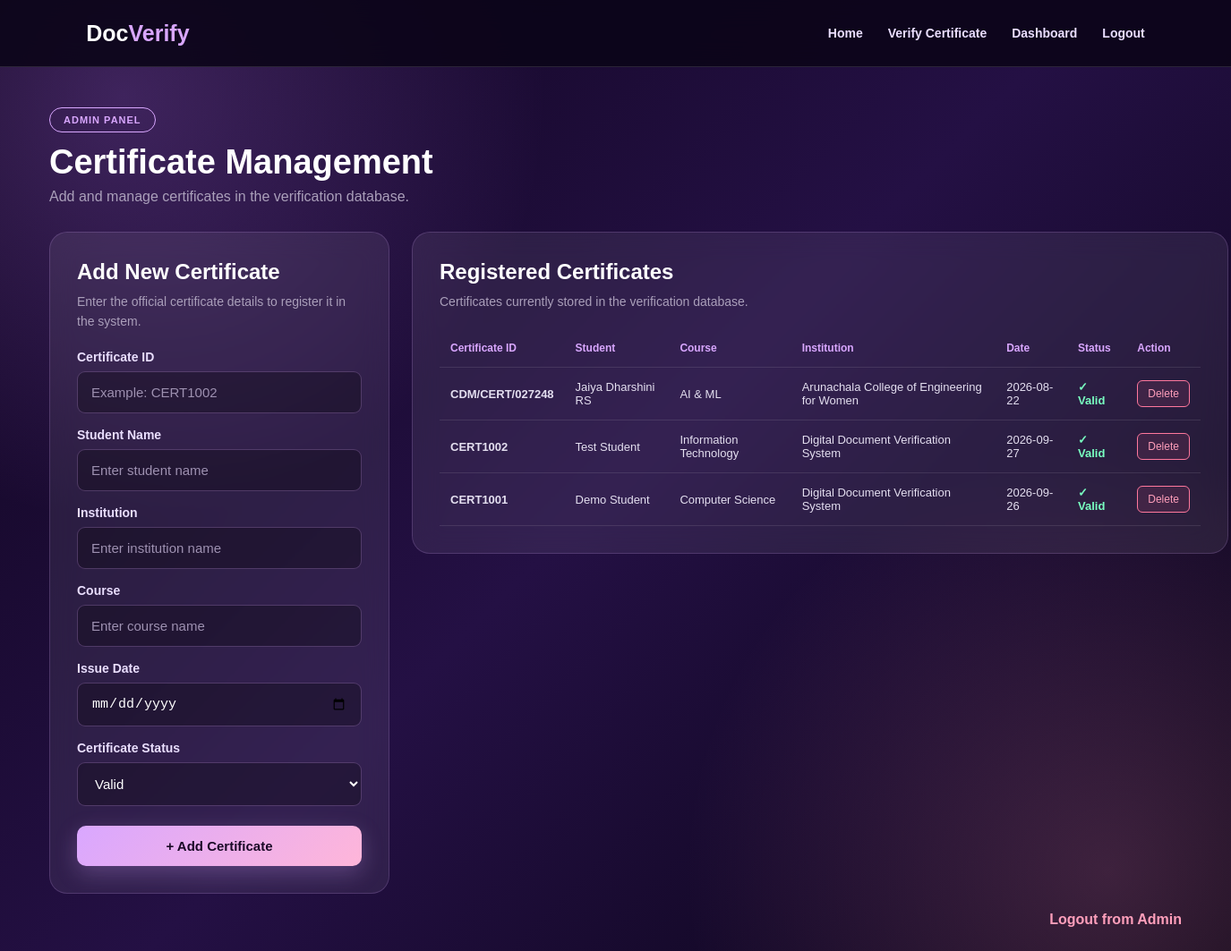
Screenshot of /admin/dashboard (signed in) with the database file from the repository.
### tables this page shows
CREATE TABLE certificates (
            id INTEGER PRIMARY KEY AUTOINCREMENT,
            certificate_id TEXT UNIQUE NOT NULL,
            student_name TEXT NOT NULL,
            course TEXT NOT NULL,
            institution TEXT NOT NULL,
            issue_date TEXT NOT NULL,
            status TEXT NOT NULL DEFAULT 'Valid'
        );

### app.py (the view)
@app.route("/admin/dashboard")
def admin_dashboard():
    if not session.get("admin_logged_in"):
        return redirect(url_for("admin_login"))
    certificates = get_all_certificates()
    return render_template(
        "admin_dashboard.html",
        certificates=certificates
    )

### app.py (called while the page is built)
def get_db_connection():
    conn = sqlite3.connect(DB_PATH)
    conn.row_factory = sqlite3.Row
    return conn

def get_all_certificates():
    conn = get_db_connection()
    cursor = conn.cursor()
    cursor.execute("""
        SELECT *
        FROM certificates
        ORDER BY id DESC
    """)
    certificates = cursor.fetchall()
    conn.close()
    return certificates

### templates/admin_dashboard.html (shortened to what this page needs)
<!DOCTYPE html>
<html lang="en">
<head>
    <link rel="stylesheet" href="{{ url_for('static', filename='style.css') }}">
</head>
<body>
    <nav>
        <div class="logo">
            Doc<span>Verify</span>
        </div>
        <div class="nav-links">
            <a href="{{ url_for('home') }}">Home</a>
            <a href="{{ url_for('verify') }}">Verify Certificate</a>
            <a href="{{ url_for('admin_dashboard') }}">Dashboard</a>
            <a href="{{ url_for('admin_logout') }}">Logout</a>
        </div>
    </nav>
    <main class="dashboard-container">
        <div class="dashboard-header">
            <div>
                <span class="dashboard-badge">
                    ADMIN PANEL
                </span>
                <h1>Certificate Management</h1>
                <p>
                    Add and manage certificates in the
                    verification database.
                </p>
            </div>
        </div>
        <div class="dashboard-grid">
            <div class="admin-card">
                <h2>Add New Certificate</h2>
                <p class="card-description">
                    Enter the official certificate details
                    to register it in the system.
                </p>
                <form
                    method="POST"
                    action="{{ url_for('add_certificate') }}"
                >
                    <label for="certificate_id">
                        Certificate ID
                    </label>
                    <input
                        type="text"
                        id="certificate_id"
                        name="certificate_id"
                        placeholder="Example: CERT1002"
                        required
                    >
                    <label for="student_name">
                        Student Name
                    </label>
                    <input
                        type="text"
                        id="student_name"
                        name="student_name"
                        placeholder="Enter student name"
                        required
                    >
                    <label for="institution">
                        Institution
                    </label>
                    <input
                        type="text"
                        id="institution"
                        name="institution"
                        placeholder="Enter institution name"
                        required
                    >
                    <label for="course">
                        Course
                    </label>
                    <input
                        type="text"
                        id="course"
                        name="course"
                        placeholder="Enter course name"
                        required
                    >
                    <label for="issue_date">
                        Issue Date
                    </label>
                    <input
                        type="date"
                        id="issue_date"
                        name="issue_date"
                        required
                    >
                    <label for="status">
                        Certificate Status
                    </label>
                    <select
                        id="status"
                        name="status"
                    >
                        <option value="Valid">
                            Valid
                        </option>
                    </select>
                    <button
                        type="submit"
                        class="primary-btn"
                    >
                        + Add Certificate
                    </button>
                </form>
            </div>
            <div class="admin-card">
                <h2>Registered Certificates</h2>
                <p class="card-description">
                    Certificates currently stored in the
                    verification database.
                </p>
                {% if certificates %}
                <div class="table-wrapper">
                    <table>
                        <thead>
                            <tr>
                                <th>Certificate ID</th>
                                <th>Student</th>
                                <th>Course</th>
                                <th>Institution</th>
                                <th>Date</th>
                                <th>Status</th>
                                <th>Action</th>
                            </tr>
                        </thead>
                        <tbody>
                            {% for certificate in certificates %}
                            <tr>
                                <td>
                                    <strong>
                                        {{ certificate["certificate_id"] }}
                                    </strong>
                                </td>
                                <td>
                                    {{ certificate["student_name"] }}
                                </td>
                                <td>
                                    {{ certificate["course"] }}
                                </td>
                                <td>
                                    {{ certificate["institution"] }}
                                </td>
                                <td>
                                    {{ certificate["issue_date"] }}
                                </td>
                                <td>
                                    {% if certificate["status"] == "Valid" %}
                                    <span class="status-valid">
                                        ✓ Valid
                                    </span>
                                    {% else %}
                                    <span class="status-invalid">
                                        ✕ Revoked
                                    </span>
                                    {% endif %}
                                </td>
                                <td>
                                    <a
                                        href="{{ url_for(
                                            'delete_certificate',
                                            certificate_id=certificate['id']
                                        ) }}"
                                        class="delete-btn"
                                        onclick="return confirm('Are you sure you want to delete this certificate?');"
                                    >
                                        Delete
                                    </a>
                                </td>
                            </tr>
                            {% endfor %}
                        </tbody>
                    </table>
                </div>
                {% endif %}
            </div>
        </div>
        <div class="dashboard-footer">
            <a
                href="{{ url_for('admin_logout') }}"
                class="logout-btn"
            >
                Logout from Admin
            </a>
        </div>
    </main>
</body>
</html>

### static/style.css (style rules this page uses)
* { margin: 0; padding: 0; box-sizing: border-box; }
body { font-family: Arial, Helvetica, sans-serif; min-height: 100vh; color: #ffffff; background: radial-gradient(circle at 10% 10%, rgba(190, 120, 255, 0.25), transparent 30%), radial-gradient(circle at 90% 90%, rgba(255, 145, 190, 0.20), transparent 30%), linear-gradient(135deg, #10051f, #241044 50%, #080313); }
nav { height: 75px; width: 100%; display: flex; align-items: center; justify-content: space-between; padding: 0 7%; background: rgba(12, 5, 25, 0.90); border-bottom: 1px solid rgba(255, 255, 255, 0.12); backdrop-filter: blur(15px); }
.logo { font-size: 25px; font-weight: 800; color: white; }
.logo span { color: #d9a7ff; }
.nav-links { display: flex; gap: 28px; }
.nav-links a { color: #eadfff; text-decoration: none; font-size: 14px; font-weight: 600; transition: 0.3s; }
.primary-btn, .secondary-btn { display: inline-block; padding: 14px 26px; border-radius: 10px; text-decoration: none; font-size: 15px; font-weight: bold; cursor: pointer; transition: 0.3s; }
.primary-btn { border: none; background: linear-gradient(135deg, #d9a7ff, #ffb6d9); color: #1a0927; box-shadow: 0 8px 25px rgba(217, 167, 255, 0.25); }
form { text-align: left; }
form label { display: block; margin: 16px 0 8px; color: #eadfff; font-weight: 600; font-size: 14px; }
form input, form select { width: 100%; padding: 14px 15px; border-radius: 9px; border: 1px solid rgba(217, 167, 255, 0.25); background: rgba(0, 0, 0, 0.28); color: white; outline: none; font-size: 15px; }
form input::placeholder { color: #9e91b1; }
form select option { color: #111; }
form .primary-btn { width: 100%; margin-top: 22px; }
.dashboard-container { width: 92%; max-width: 1400px; margin: 45px auto; }
.dashboard-header { margin-bottom: 30px; }
.dashboard-badge { display: inline-block; color: #d9a7ff; border: 1px solid #d9a7ff; padding: 7px 15px; border-radius: 20px; font-size: 11px; font-weight: bold; letter-spacing: 1px; margin-bottom: 12px; }
.dashboard-header h1 { font-size: 38px; margin-bottom: 8px; }
.dashboard-header p { color: #aa9fba; }
.dashboard-grid { display: grid; grid-template-columns: 380px 1fr; gap: 25px; align-items: start; }
.admin-card { padding: 30px; border-radius: 20px; background: rgba(255, 255, 255, 0.075); border: 1px solid rgba(217, 167, 255, 0.18); backdrop-filter: blur(15px); }
.admin-card h2 { margin-bottom: 8px; }
.card-description { color: #aa9fba; font-size: 14px; line-height: 1.6; margin-bottom: 20px; }
.table-wrapper { width: 100%; overflow-x: auto; }
table { width: 100%; border-collapse: collapse; min-width: 850px; }
th, td { padding: 14px 12px; border-bottom: 1px solid rgba(255, 255, 255, 0.10); text-align: left; font-size: 13px; }
th { color: #d9a7ff; font-size: 12px; }
td { color: #e4dff0; }
.status-valid { color: #79ffc1; font-weight: bold; }
.delete-btn { display: inline-block; padding: 7px 11px; border-radius: 6px; background: rgba(255, 100, 140, 0.10); border: 1px solid #ff789d; color: #ff9fbb; text-decoration: none; font-size: 12px; }
.dashboard-footer { text-align: right; margin-top: 20px; }
.logout-btn { color: #ff9fbb; text-decoration: none; font-weight: bold; }

### rows the page displays
certificates: certificate_id "CDM/CERT/027248", student_name "Jaiya Dharshini RS", course "AI & ML", institution "Arunachala College of Engineering for Women", issue_date "2026-08-22", status "✓ Valid"
certificates: certificate_id "CERT1002", student_name "Test Student", course "Information Technology", institution "Digital Document Verification System", issue_date "2026-09-27", status "✓ Valid"
certificates: certificate_id "CERT1001", student_name "Demo Student", course "Computer Science", institution "Digital Document Verification System", issue_date "2026-09-26", status "✓ Valid"
